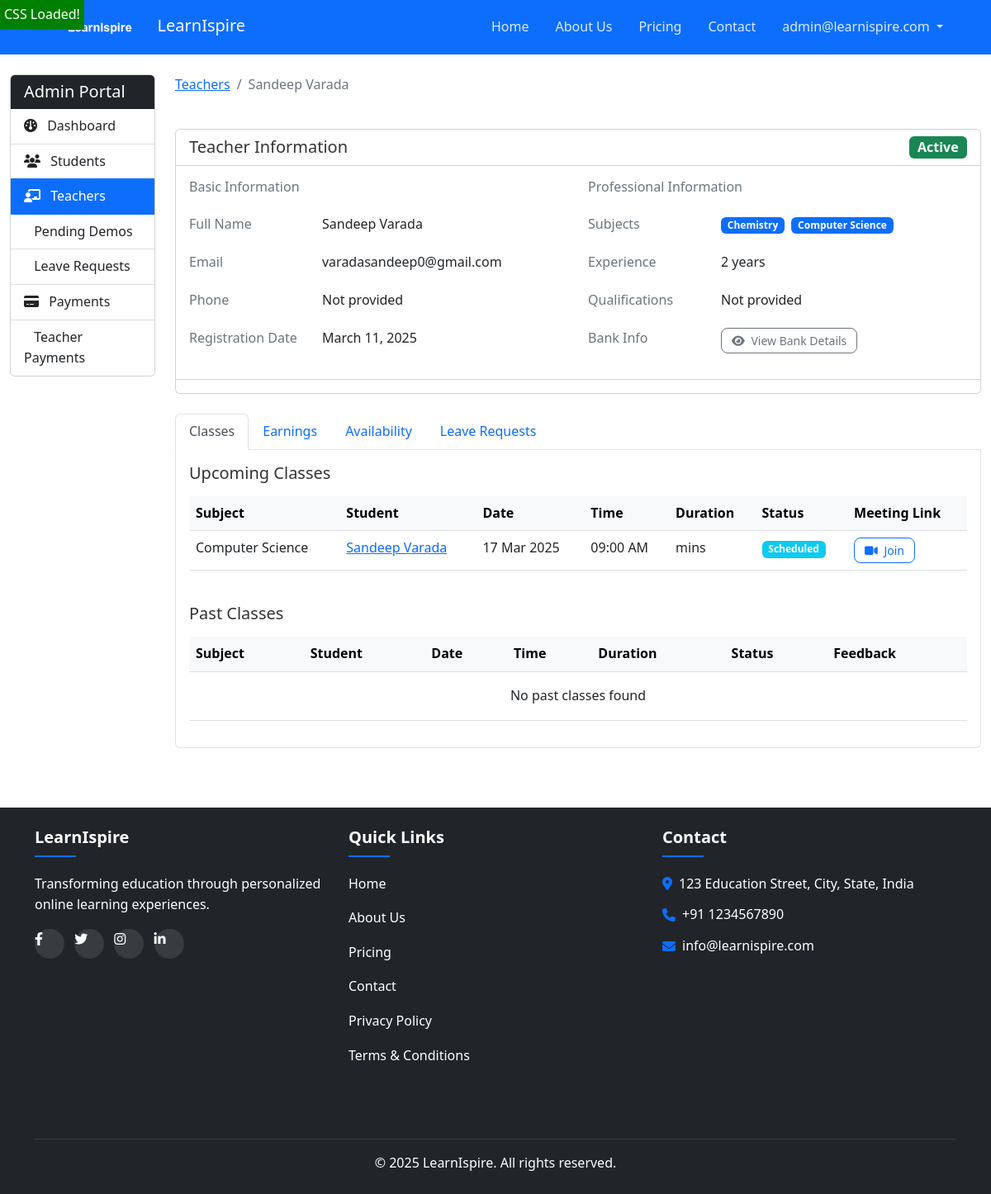
/admin-portal/teachers/2/ (signed in), run on an earlier commit of the app's database.
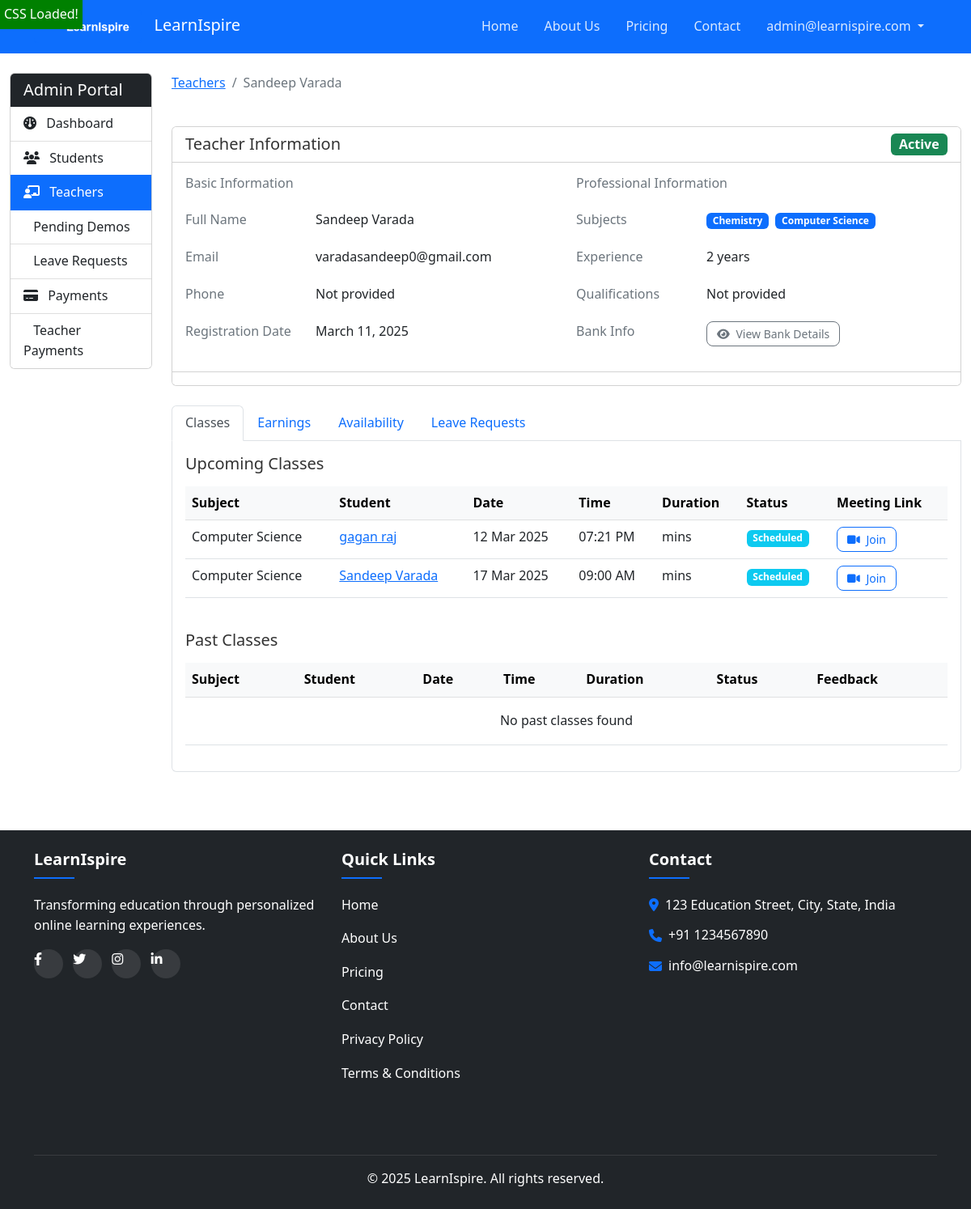
And on a later commit of the database.
### common/models.py (models this page shows, shortened)
class Subject(models.Model):
    name = models.CharField(max_length=100)
    description = models.TextField(blank=True)
    icon = models.ImageField(upload_to="subject_icons/", null=True, blank=True)
    is_active = models.BooleanField(default=True)
    class Meta:
        ordering = ["name"]

### scheduling/models.py (models this page shows, shortened)
class Class(models.Model):
    CLASS_STATUS = (
        ("SCHEDULED", "Scheduled"),
        ("IN_PROGRESS", "In Progress"),
        ("COMPLETED", "Completed"),
        ("CANCELLED", "Cancelled"),
        ("MISSED", "Missed"),
    )
    student = models.ForeignKey(
        "accounts.CustomUser", on_delete=models.CASCADE, related_name="student_classes"
    )
    teacher = models.ForeignKey(
        "accounts.CustomUser", on_delete=models.CASCADE, related_name="teacher_classes"
    )
    subject = models.ForeignKey(
        "common.Subject", on_delete=models.CASCADE, related_name="classes"
    )
    start_time = models.DateTimeField()
    end_time = models.DateTimeField()
    status = models.CharField(max_length=20, choices=CLASS_STATUS, default="SCHEDULED")
    is_demo = models.BooleanField(default=False)
    meeting_link = models.URLField(blank=True)
    meeting_id = models.CharField(max_length=100, blank=True)
    notes = models.TextField(blank=True)
    created_at = models.DateTimeField(auto_now_add=True)
    updated_at = models.DateTimeField(auto_now=True)
    class Meta:
        verbose_name_plural = "Classes"
        ordering = ["start_time"]

### accounts/models.py (models this page shows, shortened)
class CustomUser(AbstractUser):
    USER_ROLES = (
        ("student", "Student"),
        ("teacher", "Teacher"),
        ("admin", "Admin"),
    )
    email = models.EmailField(_("email address"), unique=True)
    phone_number = models.CharField(max_length=15, unique=False)
    is_phone_verified = models.BooleanField(default=False)
    role = models.CharField(max_length=10, choices=USER_ROLES, default="student")
    USERNAME_FIELD = "email"
    REQUIRED_FIELDS = ["username", "phone_number"]

### admin_dashboard/views.py (the view)
class TeacherDetailView(AdminAccessMixin, View):
    template_name = "admin_dashboard/teacher_detail.html"
    def get(self, request, teacher_id):
        teacher_profile = get_object_or_404(TeacherProfile, id=teacher_id)
        teacher = teacher_profile.user
        upcoming_classes = Class.objects.filter(
            teacher=teacher,
            start_time__gte=timezone.now(),
            status__in=["SCHEDULED", "IN_PROGRESS"],
        ).order_by("start_time")
        past_classes = Class.objects.filter(
            teacher=teacher, end_time__lt=timezone.now()
        ).order_by("-start_time")[:10]
        earnings = TeacherEarning.objects.filter(teacher=teacher).order_by(
            "-month_year"
        )[:6]
        availabilities = Availability.objects.filter(user=teacher).order_by(
            "day_of_week", "start_time"
        )
        leave_requests = LeaveRequest.objects.filter(user=teacher).order_by(
            "-created_at"
        )[:5]
        context = {
            "profile": teacher_profile,
            "teacher": teacher,
            "upcoming_classes": upcoming_classes,
            "past_classes": past_classes,
            "earnings": earnings,
            "availabilities": availabilities,
            "leave_requests": leave_requests,
        }
        return render(request, self.template_name, context)

### admin_dashboard/views.py (called while the page is built)
    def dispatch(self, request, *args, **kwargs):
        if not request.user.is_superuser:
            messages.error(request, "Access denied. Admin account required.")
            return redirect("landing:home")
        return super().dispatch(request, *args, **kwargs)

### templates/admin_dashboard/teacher_detail.html (shortened to what the changed rows need)
{% extends 'base.html' %}
{% load static %}
{% block content %}
<div class="container-fluid py-4">
    <div class="row">
        <div class="col-md-10">
            <div class="row mb-4">
                <div class="col-md-12">
                    <div class="card">
                        <div class="card-body">
                            <div class="row">
                                <div class="col-md-6">
                                    <div class="mb-2 row">
                                        <div class="col-sm-8">
                                            <p class="form-control-plaintext">
                                                {% for subject in profile.subjects.all %}
                                                    <span class="badge bg-primary me-1">{{ subject.name }}</span>
                                                {% empty %}
                                                    No subjects selected
                                                {% endfor %}
                                            </p>
                                        </div>
                                    </div>
                                </div>
                            </div>
                        </div>
                    </div>
                </div>
            </div>
            <div class="row">
                <div class="col-12">
                    <div class="tab-content p-3 border border-top-0 rounded-bottom" id="teacherDetailTabsContent">
                        <div class="tab-pane fade show active" id="classes" role="tabpanel" aria-labelledby="classes-tab">
                            <div class="table-responsive mb-4">
                                <table class="table table-hover">
                                    <thead class="table-light">
                                        <tr>
                                            <th>Subject</th>
                                            <th>Student</th>
                                            <th>Date</th>
                                            <th>Time</th>
                                            <th>Duration</th>
                                            <th>Status</th>
                                            <th>Meeting Link</th>
                                        </tr>
                                    </thead>
                                    <tbody>
                                        {% for class in upcoming_classes %}
                                        <tr>
                                            <td>{{ class.subject.name }}</td>
                                            <td>
                                                <a href="{% url 'admin_dashboard:student_detail' class.student.id %}">
                                                    {{ class.student.get_full_name }}
                                                </a>
                                            </td>
                                            <td>{{ class.start_time|date:"d M Y" }}</td>
                                            <td>{{ class.start_time|date:"h:i A" }}</td>
                                            <td>{{ class.duration }} mins</td>
                                            <td>
                                                <span class="badge bg-{% if class.status == 'SCHEDULED' %}info{% elif class.status == 'IN_PROGRESS' %}primary{% else %}secondary{% endif %}">
                                                    {{ class.get_status_display }}
                                                </span>
                                            </td>
                                            <td>
                                                {% if class.meeting_link %}
                                                <a href="{{ class.meeting_link }}" target="_blank" class="btn btn-sm btn-outline-primary">
                                                    <i class="fas fa-video me-1"></i> Join
                                                </a>
                                                {% else %}
                                                <span class="text-muted">Not available</span>
                                                {% endif %}
                                            </td>
                                        </tr>
                                        {% empty %}
                                        <tr>
                                            <td colspan="7" class="text-center py-3">No upcoming classes scheduled</td>
                                        </tr>
                                        {% endfor %}
                                    </tbody>
                                </table>
                            </div>
                            <div class="table-responsive">
                                <table class="table table-hover">
                                    <thead class="table-light">
                                        <tr>
                                            <th>Subject</th>
                                            <th>Student</th>
                                            <th>Date</th>
                                            <th>Time</th>
                                            <th>Duration</th>
                                            <th>Status</th>
                                            <th>Feedback</th>
                                        </tr>
                                    </thead>
                                </table>
                            </div>
                        </div>
                    </div>
                </div>
            </div>
        </div>
    </div>
</div>
{% endblock %}

What changed in the data, as far as the page shows it:
added Class: subject.name "Computer Science", student.get_full_name "gagan raj", start_time "12 Mar 2025", start_time "07:21 PM", status "Scheduled"
